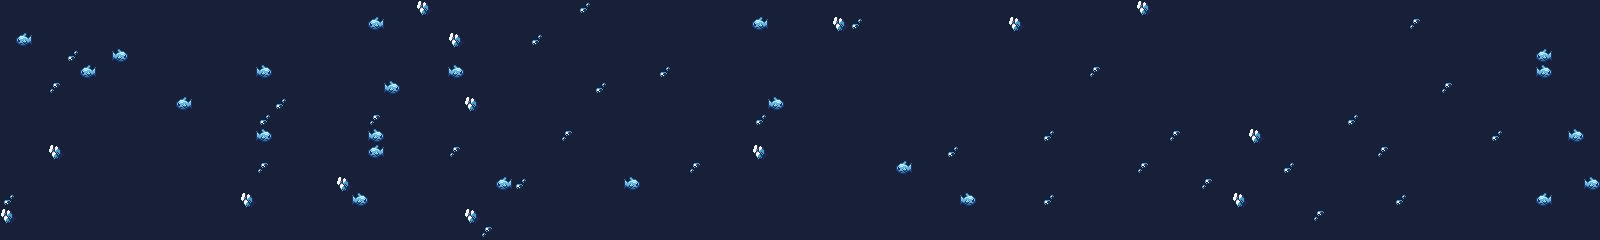

A 2D game scene composited from a Tiled map and its tileset images. What follows is a short description and the map's XML, with every tile layer's data as written:
An orthogonal 100x15 tile map with 16x16 px tiles, 1 tile layer (terrain) and 9 objects (8x Enemy, Camera).

<map version="1.10" tiledversion="2025.06.13" orientation="orthogonal" renderorder="right-down" width="100" height="15" tilewidth="16" tileheight="16" infinite="0" nextlayerid="3" nextobjectid="37">
 <editorsettings>
  <export target="cool.dat" format="c2map" />
 </editorsettings>
 <tileset firstgid="1" source="antartica.tsx" />
 <layer id="1" name="terrain" width="100" height="15">
  <data encoding="csv">
61,61,61,61,61,61,61,61,61,61,61,61,61,61,61,61,61,61,61,61,61,61,61,61,61,61,321,61,61,61,61,61,61,61,61,61,322,61,61,61,61,61,61,61,61,61,61,61,61,61,61,61,61,61,61,61,61,61,61,61,61,61,61,61,61,61,61,61,61,61,61,321,61,61,61,61,61,61,61,61,61,61,61,61,61,61,61,61,61,61,61,61,61,61,61,61,61,61,61,61,
61,61,61,61,61,61,61,61,61,61,61,61,61,61,61,61,61,61,61,61,61,61,61,305,61,61,61,61,61,61,61,61,61,61,61,61,61,61,61,61,61,61,61,61,61,61,61,305,61,61,61,61,321,322,61,61,61,61,61,61,61,61,61,321,61,61,61,61,61,61,61,61,61,61,61,61,61,61,61,61,61,61,61,61,61,61,61,61,320,61,61,61,61,61,61,61,61,61,61,61,
61,305,61,61,61,61,61,61,61,61,61,61,61,61,61,61,61,61,61,61,61,61,61,61,61,61,61,61,321,61,61,61,61,322,61,61,61,61,61,61,61,61,61,61,61,61,61,61,61,61,61,61,61,61,61,61,61,61,61,61,61,61,61,61,61,61,61,61,61,61,61,61,61,61,61,61,61,61,61,61,61,61,61,61,61,61,61,61,61,61,61,61,61,61,61,61,61,61,61,61,
61,61,61,61,322,61,61,306,61,61,61,61,61,61,61,61,61,61,61,61,61,61,61,61,61,61,61,61,61,61,61,61,61,61,61,61,61,61,61,61,61,61,61,61,61,61,61,61,61,61,61,61,61,61,61,61,61,61,61,61,61,61,61,61,61,61,61,61,61,61,61,61,61,61,61,61,61,61,61,61,61,61,61,61,61,61,61,61,61,61,61,61,61,61,61,61,305,61,61,61,
61,61,61,61,61,305,61,61,61,61,61,61,61,61,61,61,306,61,61,61,61,61,61,61,61,61,61,61,306,61,61,61,61,61,61,61,61,61,61,61,61,322,61,61,61,61,61,61,61,61,61,61,61,61,61,61,61,61,61,61,61,61,61,61,61,61,61,61,320,61,61,61,61,61,61,61,61,61,61,61,61,61,61,61,61,61,61,61,61,61,61,61,61,61,61,61,306,61,61,61,
61,61,61,320,61,61,61,61,61,61,61,61,61,61,61,61,61,61,61,61,61,61,61,61,306,61,61,61,61,61,61,61,61,61,61,61,61,322,61,61,61,61,61,61,61,61,61,61,61,61,61,61,61,61,61,61,61,61,61,61,61,61,61,61,61,61,61,61,61,61,61,61,61,61,61,61,61,61,61,61,61,61,61,61,61,61,61,61,61,61,320,61,61,61,61,61,61,61,61,61,
61,61,61,61,61,61,61,61,61,61,61,305,61,61,61,61,61,322,61,61,61,61,61,61,61,61,61,61,61,321,61,61,61,61,61,61,61,61,61,61,61,61,61,61,61,61,61,61,306,61,61,61,61,61,61,61,61,61,61,61,61,61,61,61,61,61,61,61,61,61,61,61,61,61,61,61,61,61,61,61,61,61,61,61,61,61,61,61,61,61,61,61,61,61,61,61,61,61,61,61,
61,61,61,61,61,61,61,61,61,61,61,61,61,61,61,61,322,61,61,61,61,61,61,320,61,61,61,61,61,61,61,61,61,61,61,61,61,61,61,61,61,61,61,61,61,61,61,322,61,61,61,61,61,61,61,61,61,61,61,61,61,61,61,61,61,61,61,61,61,61,61,61,61,61,61,61,61,61,61,61,61,61,61,61,322,61,61,61,61,61,61,61,61,61,61,61,61,61,61,61,
61,61,61,61,61,61,61,61,61,61,61,61,61,61,61,61,306,61,61,61,61,61,61,306,61,61,61,61,61,61,61,61,61,61,61,320,61,61,61,61,61,61,61,61,61,61,61,61,61,61,61,61,61,61,61,61,61,61,61,61,61,61,61,61,61,322,61,61,61,61,61,61,61,320,61,61,61,61,321,61,61,61,61,61,61,61,61,61,61,61,61,61,61,322,61,61,61,61,306,61,
61,61,61,321,61,61,61,61,61,61,61,61,61,61,61,61,61,61,61,61,61,61,61,305,61,61,61,61,320,61,61,61,61,61,61,61,61,61,61,61,61,61,61,61,61,61,61,321,61,61,61,61,61,61,61,61,61,61,61,322,61,61,61,61,61,61,61,61,61,61,61,61,61,61,61,61,61,61,61,61,61,61,61,61,61,61,320,61,61,61,61,61,61,61,61,61,61,61,61,61,
61,61,61,61,61,61,61,61,61,61,61,61,61,61,61,61,320,61,61,61,61,61,61,61,61,61,61,61,61,61,61,61,61,61,61,61,61,61,61,61,61,61,61,320,61,61,61,61,61,61,61,61,61,61,61,61,305,61,61,61,61,61,61,61,61,61,61,61,61,61,61,320,61,61,61,61,61,61,61,61,322,61,61,61,61,61,61,61,61,61,61,61,61,61,61,61,61,61,61,61,
61,61,61,61,61,61,61,61,61,61,61,61,61,61,61,61,61,61,61,61,61,321,61,61,61,61,61,61,61,61,61,305,322,61,61,61,61,61,61,306,61,61,61,61,61,61,61,61,61,61,61,61,61,61,61,61,61,61,61,61,61,61,61,61,61,61,61,61,61,61,61,61,61,61,61,320,61,61,61,61,61,61,61,61,61,61,61,61,61,61,61,61,61,61,61,61,61,61,61,306,
322,61,61,61,61,61,61,61,61,61,61,61,61,61,61,321,61,61,61,61,61,61,306,61,61,61,61,61,61,61,61,61,61,61,61,61,61,61,61,61,61,61,61,61,61,61,61,61,61,61,61,61,61,61,61,61,61,61,61,61,306,61,61,61,61,322,61,61,61,61,61,61,61,61,61,61,61,321,61,61,61,61,61,61,61,61,61,322,61,61,61,61,61,61,61,61,305,61,61,61,
321,61,61,61,61,61,61,61,61,61,61,61,61,61,61,61,61,61,61,61,61,61,61,61,61,61,61,61,61,321,61,61,61,61,61,61,61,61,61,61,61,61,61,61,61,61,61,61,61,61,61,61,61,61,61,61,61,61,61,61,61,61,61,61,61,61,61,61,61,61,61,61,61,61,61,61,61,61,61,61,61,61,320,61,61,61,61,61,61,61,61,61,61,61,61,61,61,61,61,61,
61,61,61,61,61,61,61,61,61,61,61,61,61,61,61,61,61,61,61,61,61,61,61,61,61,61,61,61,61,61,320,61,61,61,61,61,61,61,61,61,61,61,61,61,61,61,61,61,61,61,61,61,61,61,61,61,61,61,61,61,61,61,61,61,61,61,61,61,61,61,61,61,61,61,61,61,61,61,61,61,61,61,61,61,61,61,61,61,61,61,61,61,61,61,61,61,61,61,61,61
</data>
 </layer>
 <objectgroup id="2" name="objects">
  <object id="11" template="enemy.tx" type="Enemy" x="400" y="112" rotation="0">
   <properties>
    <property name="health" type="int" value="20" />
   </properties>
  </object>
  <object id="15" type="Camera" x="0" y="0" width="320" height="240" />
  <object id="30" template="enemy.tx" type="Enemy" x="620.5" y="183.833" rotation="0">
   <properties>
    <property name="health" type="int" value="20" />
   </properties>
  </object>
  <object id="31" template="enemy.tx" type="Enemy" x="495.833" y="63.8333" rotation="0">
   <properties>
    <property name="health" type="int" value="20" />
   </properties>
  </object>
  <object id="32" template="enemy.tx" type="Enemy" x="813.167" y="156.5" rotation="0">
   <properties>
    <property name="health" type="int" value="20" />
   </properties>
  </object>
  <object id="33" template="enemy.tx" type="Enemy" x="811.833" y="117.167" rotation="0">
   <properties>
    <property name="health" type="int" value="20" />
   </properties>
  </object>
  <object id="34" template="enemy.tx" type="Enemy" x="811.167" y="71.8333" rotation="0">
   <properties>
    <property name="health" type="int" value="20" />
   </properties>
  </object>
  <object id="35" template="enemy.tx" type="Enemy" x="955.833" y="232.5" rotation="0">
   <properties>
    <property name="health" type="int" value="20" />
   </properties>
  </object>
  <object id="36" template="enemy.tx" type="Enemy" x="1073.17" y="-6.5" rotation="0">
   <properties>
    <property name="health" type="int" value="20" />
   </properties>
  </object>
 </objectgroup>
</map>
